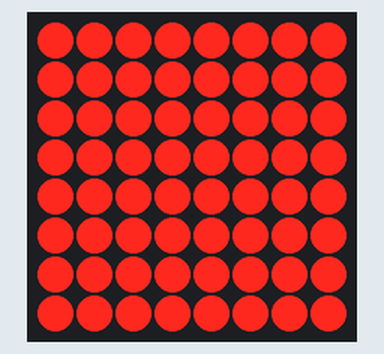
A sketch run on a simulated Arduino Uno, built with avr-gcc and run on an emulated ATmega328P. Parts: 8×8 LED matrix. Wiring (inferred from the names in the program): MAX7219 LED driver (orientation assumed): data pin 7; clock pin 5; CS pin 6.

Above: at 0.1 s.
At 1.1 s:
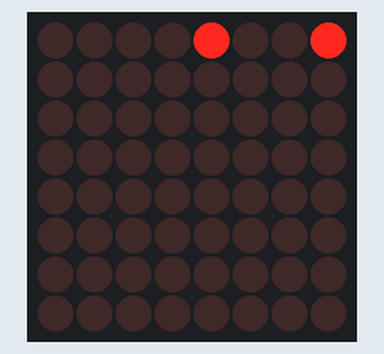
At 2.1 s:
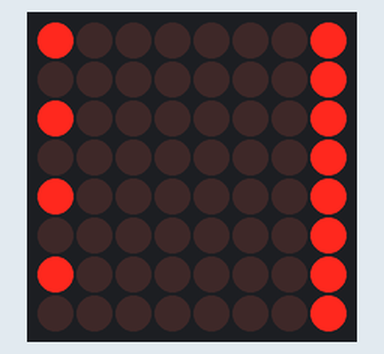
At 3.6 s:
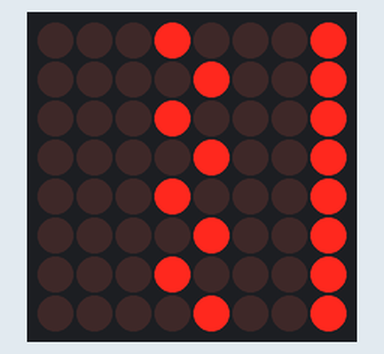
At 4.6 s:
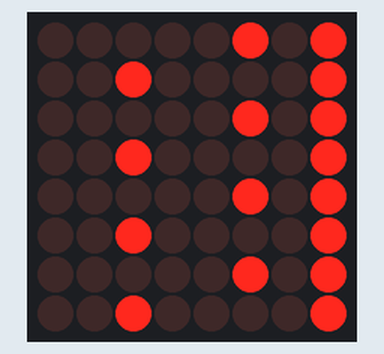
At 5.6 s:
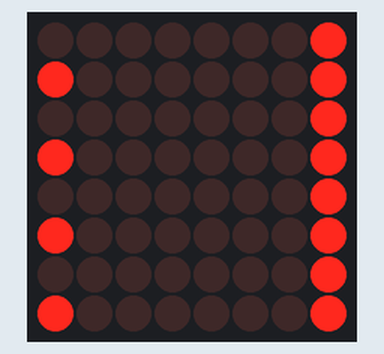

The sketch:

denemedotmatrix1.ino
```cpp
byte din=7,cs=6,clk=5,x,y;
float z;
uint16_t i;//xxxx(x)1111(adress)00000001(data)
void setup() {
pinMode(din,OUTPUT);
pinMode(cs,OUTPUT);
pinMode(clk,OUTPUT);
digitalWrite(din,LOW);
digitalWrite(cs,HIGH);
digitalWrite(clk,LOW);
//Serial.begin(9600);
dotinit();
dotclear();
dotyak(1,4);
delay(1000);
}
void loop() {
  dotyak(1,8);
  dotyak(2,0);
  dotyak(3,8);
  dotyak(4,0);
  dotyak(5,8);
  dotyak(6,0);
  dotyak(7,8);
  dotyak(8,0);
  delay(500);
  dotyak(1,7);
  dotyak(2,1);
  dotyak(3,7);
  dotyak(4,1);
  dotyak(5,7);
  dotyak(6,1);
  dotyak(7,7);
  dotyak(8,1);
  delay(500);
  dotyak(1,6);
  dotyak(2,3);
  dotyak(3,6);
  dotyak(4,3);
  dotyak(5,6);
  dotyak(6,3);
  dotyak(7,6);
  dotyak(8,3);
  delay(500);
  dotyak(1,5);
  dotyak(2,4);
  dotyak(3,5);
  dotyak(4,4);
  dotyak(5,5);
  dotyak(6,4);
  dotyak(7,5);
  dotyak(8,4);
  delay(500);
  dotyak(1,4);
  dotyak(2,5);
  dotyak(3,4);
  dotyak(4,5);
  dotyak(5,4);
  dotyak(6,5);
  dotyak(7,4);
  dotyak(8,5);
  delay(500);
  dotyak(1,3);
  dotyak(2,6);
  dotyak(3,3);
  dotyak(4,6);
  dotyak(5,3);
  dotyak(6,6);
  dotyak(7,3);
  dotyak(8,6);
  delay(500);
  dotyak(1,1);
  dotyak(2,7);
  dotyak(3,1);
  dotyak(4,7);
  dotyak(5,1);
  dotyak(6,7);
  dotyak(7,1);
  dotyak(8,7);
  delay(500);
  dotyak(1,0);
  dotyak(2,8);
  dotyak(3,0);
  dotyak(4,8);
  dotyak(5,0);
  dotyak(6,8);
  dotyak(7,0);
  dotyak(8,8);
  delay(500);
}
void dotM(uint16_t dta){
digitalWrite(cs,LOW);
for (i=16;i>0;i=i-1){
  x=((dta>>(i-1))&0x0001);//
  digitalWrite(din,x);
//  Serial.print(x);
  digitalWrite(clk,1);
  digitalWrite(clk,0);
}
//Serial.println();
digitalWrite(cs,HIGH);
}
void dotyak(byte sutun,byte dt){
  //Serial.print("dt1. = ");
  //Serial.println(dt,BIN);
 z = pow(2,dt-1);
  //Serial.print("z = ");
  //Serial.println(z,BIN);
  dt = char(z)+1;
  //Serial.print("dt2 = ");
  //Serial.println(dt,BIN);

uint16_t y = ((sutun)<<8) + dt;
dotM(y);
//Serial.println(y,BIN);
}
/*void dotsondur(byte sutn,byte dte){
  dte=!byte(pow(2,dte-1))+1;
uint16_t y = ((sutn)<<8) + dte;
dotM(y);
}*/
void dotinit(){
dotM(0x0b07);// scan limit digits 0,1,2,3,4,5,6,7
dotM(0x0900);// decode mode 0-7
dotM(0x0a0f);// intensity 15
dotM(0x0C01);// shutdown normal mode
dotM(0x0F01);// displaytest mode
delay(1000);
dotM(0x0F00);// displaytest normal
}
void dotclear(){
dotM(0x0100);
dotM(0x0200);
dotM(0x0300);
dotM(0x0400);
dotM(0x0500);
dotM(0x0600);
dotM(0x0700);
dotM(0x0800);
}
```

Measured:
- by itself, everything shown: repeats every 4.0 s, in 8 steps
- what the display in image 1 shows lasts 1.0 s, from 1.0 s to 2.0 s
- what the display in image 2 shows lasts 0.5 s, from 2.0 s to 2.5 s
